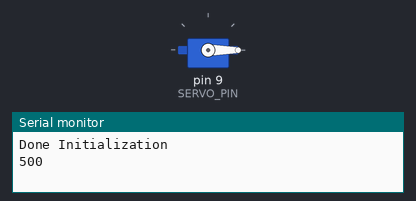
A sketch run on a simulated Arduino Uno, built with avr-gcc and run on an emulated ATmega328P. Shown: servo, the last lines printed to the serial monitor.

Above: at 0.05 s.
At 5.0 s:
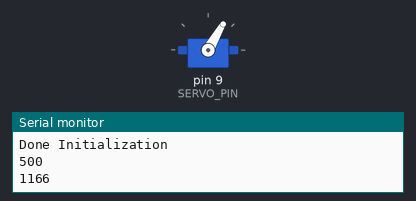
At 7.0 s:
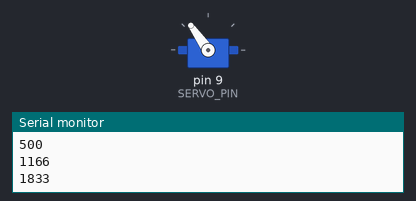
At 10.0 s:
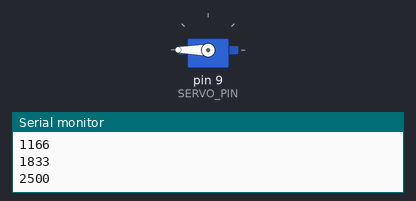
Timing chart, 0 to 13.0 s (numbered marks = the images above):
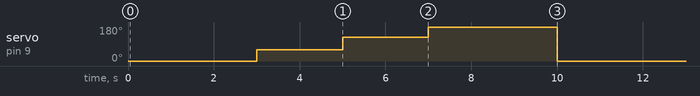

Measured:
- by itself, servo on pin 9 (SERVO_PIN): repeats every 10.0 s: 125° 2.0 s, 180° 3.0 s, 0° 3.0 s, 60° 2.0 s

The sketch:

01_Basic_Servo.ino
```cpp
#include <Servo.h>

#define SERVO_PIN 9
#define COUNTER_WIDTH_MIN 500   //0 angle
#define COUNTER_WIDTH_MAX 2500  //270 angle

Servo myservo; // create servo object to control a servo

void setup()
{
  // put your setup code here, to run once:
  Serial.begin(9600);
  myservo.attach(SERVO_PIN);
  Serial.println("Done Initialization");
}

void loop()
{
  // put your main code here, to run repeatedly:
  setServoAngle(0);
  delay(3000);
  setServoAngle(90);
  delay(2000);
  setServoAngle(180);
  delay(2000);
  setServoAngle(270);
  delay(3000);
}

void setServoAngle(int _angle)
{
  if (_angle < 0)
    _angle = 0;
  else if (_angle > 270)
    _angle = 270;

  int pulseWidth = map(_angle, 0, 270, COUNTER_WIDTH_MIN, COUNTER_WIDTH_MAX);
  Serial.println(pulseWidth);
  myservo.writeMicroseconds(pulseWidth);
}
```
